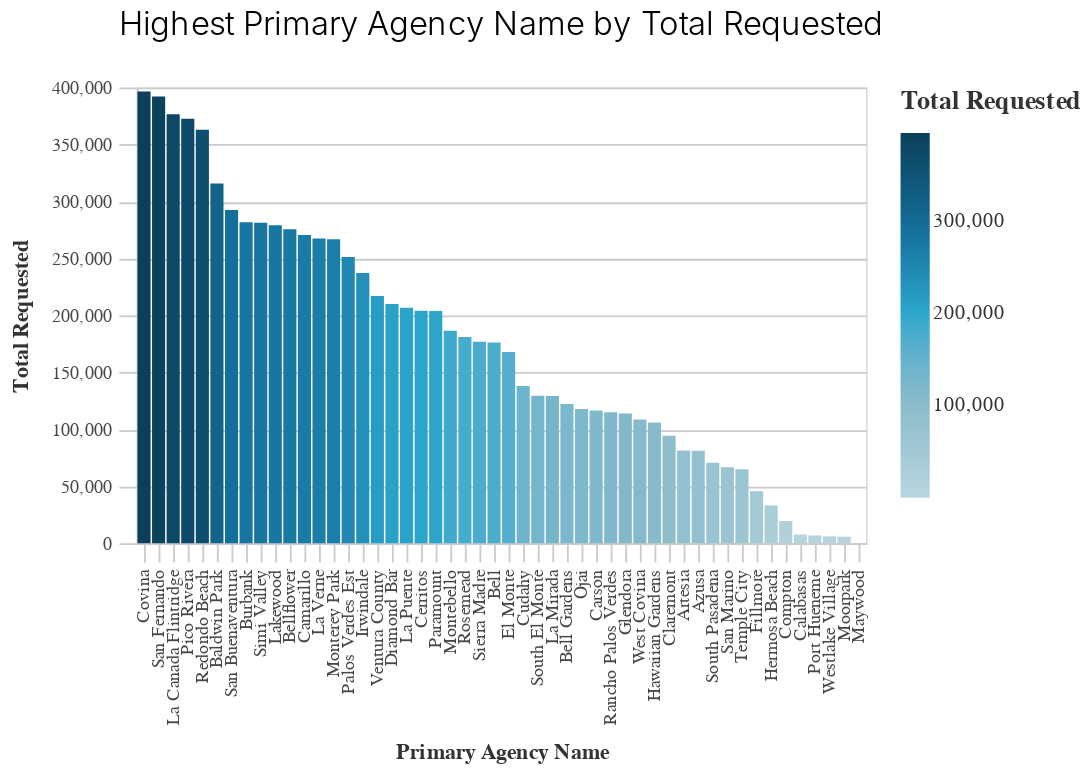

The cell this chart's notebook holds for it:
### Code cell
_dla_utils.basic_bar_chart((((_dla_utils.calculate_data_all(df, 'total_requested', 'primary_agency_name', aggfunc="mean"))
                          >>arrange(-_.total_requested)).tail(50)
                        ), 'primary_agency_name','total_requested'
                       )

### Figure 1 — Vega-Lite specification as saved in the notebook (floating-point values rounded to 4 significant figures)
{"usermeta": {"embedOptions": {"theme": "fivethirtyeight"}}, "config": {"view": {"continuousWidth": 400, "continuousHeight": 300}, "axis": {"domainColor": "#cbcbcb", "grid": true, "gridColor": "#cbcbcb", "gridWidth": 1, "labelColor": "#474747", "labelFont": "Nunito Sans", "labelFontSize": 10, "labelPadding": 4, "tickColor": "#cbcbcb", "tickSize": 10, "titleColor": "#333", "titleFont": "Raleway", "titleFontSize": 12, "titlePadding": 10}, "axisBand": {"grid": false}, "background": "white", "font": "Raleway", "header": {"labelFont": "Nunito Sans", "titleFont": "Raleway"}, "legend": {"labelColor": "#333", "labelFont": "Nunito Sans", "labelFontSize": 11, "labelLimit": 0, "padding": 1, "symbolSize": 30, "symbolType": "square", "titleColor": "#333", "titleFont": "Raleway", "titleFontSize": 14, "titlePadding": 10}, "title": {"anchor": "middle", "font": "Raleway", "fontSize": 18, "fontWeight": 300, "offset": 20}}, "data": {"name": "data-32203b79692ba14d178faaf64a8f57bd"}, "mark": "bar", "encoding": {"color": {"field": "total_requested", "legend": {"title": "Total Requested"}, "scale": {"range": ["#B9D6DF", "#8CBCCB", "#2EA8CE", "#136C97", "#0B405B"]}, "type": "quantitative"}, "x": {"field": "primary_agency_name", "sort": "-y", "title": "Primary Agency Name", "type": "nominal"}, "y": {"field": "total_requested", "title": "Total Requested", "type": "quantitative"}}, "height": 250, "title": "Highest Primary Agency Name by Total Requested", "width": 400, "$schema": "https://vega.github.io/schema/vega-lite/v4.17.0.json", "datasets": {"data-32203b79692ba14d178faaf64a8f57bd": [{"primary_agency_name": "Covina", "total_requested": 396400.0}, {"primary_agency_name": "San Fernando", "total_requested": 392100.0}, {"primary_agency_name": "La Canada Flintridge", "total_requested": 376600.0}, {"primary_agency_name": "Pico Rivera", "total_requested": 372700.0}, {"primary_agency_name": "Redondo Beach", "total_requested": 362800.0}, {"primary_agency_name": "Baldwin Park", "total_requested": 315700.0}, {"primary_agency_name": "San Buenaventura", "total_requested": 292500.0}, {"primary_agency_name": "Burbank", "total_requested": 281800.0}, {"primary_agency_name": "Simi Valley", "total_requested": 281400.0}, {"primary_agency_name": "Lakewood", "total_requested": 279100.0}, {"primary_agency_name": "Bellflower", "total_requested": 275600.0}, {"primary_agency_name": "Camarillo", "total_requested": 270500.0}, {"primary_agency_name": "La Verne", "total_requested": 267600.0}, {"primary_agency_name": "Monterey Park", "total_requested": 266900.0}, {"primary_agency_name": "Palos Verdes Est", "total_requested": 251200.0}, {"primary_agency_name": "Irwindale", "total_requested": 237300.0}, {"primary_agency_name": "Ventura County", "total_requested": 217000.0}, {"primary_agency_name": "Diamond Bar", "total_requested": 210100.0}, {"primary_agency_name": "La Puente", "total_requested": 206700.0}, {"primary_agency_name": "Cerritos", "total_requested": 204100.0}, {"primary_agency_name": "Paramount", "total_requested": 203700.0}, {"primary_agency_name": "Montebello", "total_requested": 186500.0}, {"primary_agency_name": "Rosemead", "total_requested": 181100.0}, {"primary_agency_name": "Sierra Madre", "total_requested": 176800.0}, {"primary_agency_name": "Bell", "total_requested": 176100.0}, {"primary_agency_name": "El Monte", "total_requested": 167900.0}, {"primary_agency_name": "Cudahy", "total_requested": 138100.0}, {"primary_agency_name": "South El Monte", "total_requested": 129400.0}, {"primary_agency_name": "La Mirada", "total_requested": 129300.0}, {"primary_agency_name": "Bell Gardens", "total_requested": 122100.0}, {"primary_agency_name": "Ojai", "total_requested": 117800.0}, {"primary_agency_name": "Carson", "total_requested": 116600.0}, {"primary_agency_name": "Rancho Palos Verdes", "total_requested": 115100.0}, {"primary_agency_name": "Glendora", "total_requested": 113900.0}, {"primary_agency_name": "West Covina", "total_requested": 108600.0}, {"primary_agency_name": "Hawaiian Gardens", "total_requested": 105900.0}, {"primary_agency_name": "Claremont", "total_requested": 94290.0}, {"primary_agency_name": "Artesia", "total_requested": 81450.0}, {"primary_agency_name": "Azusa", "total_requested": 81250.0}, {"primary_agency_name": "South Pasadena", "total_requested": 70750.0}, {"primary_agency_name": "San Marino", "total_requested": 66720.0}, {"primary_agency_name": "Temple City", "total_requested": 65000.0}, {"primary_agency_name": "Fillmore", "total_requested": 45710.0}, {"primary_agency_name": "Hermosa Beach", "total_requested": 33180.0}, {"primary_agency_name": "Compton", "total_requested": 19500.0}, {"primary_agency_name": "Calabasas", "total_requested": 7658.0}, {"primary_agency_name": "Port Hueneme", "total_requested": 6842.0}, {"primary_agency_name": "Westlake Village", "total_requested": 6043.0}, {"primary_agency_name": "Moorpark", "total_requested": 5752.0}, {"primary_agency_name": "Maywood", "total_requested": 105.9}]}}
